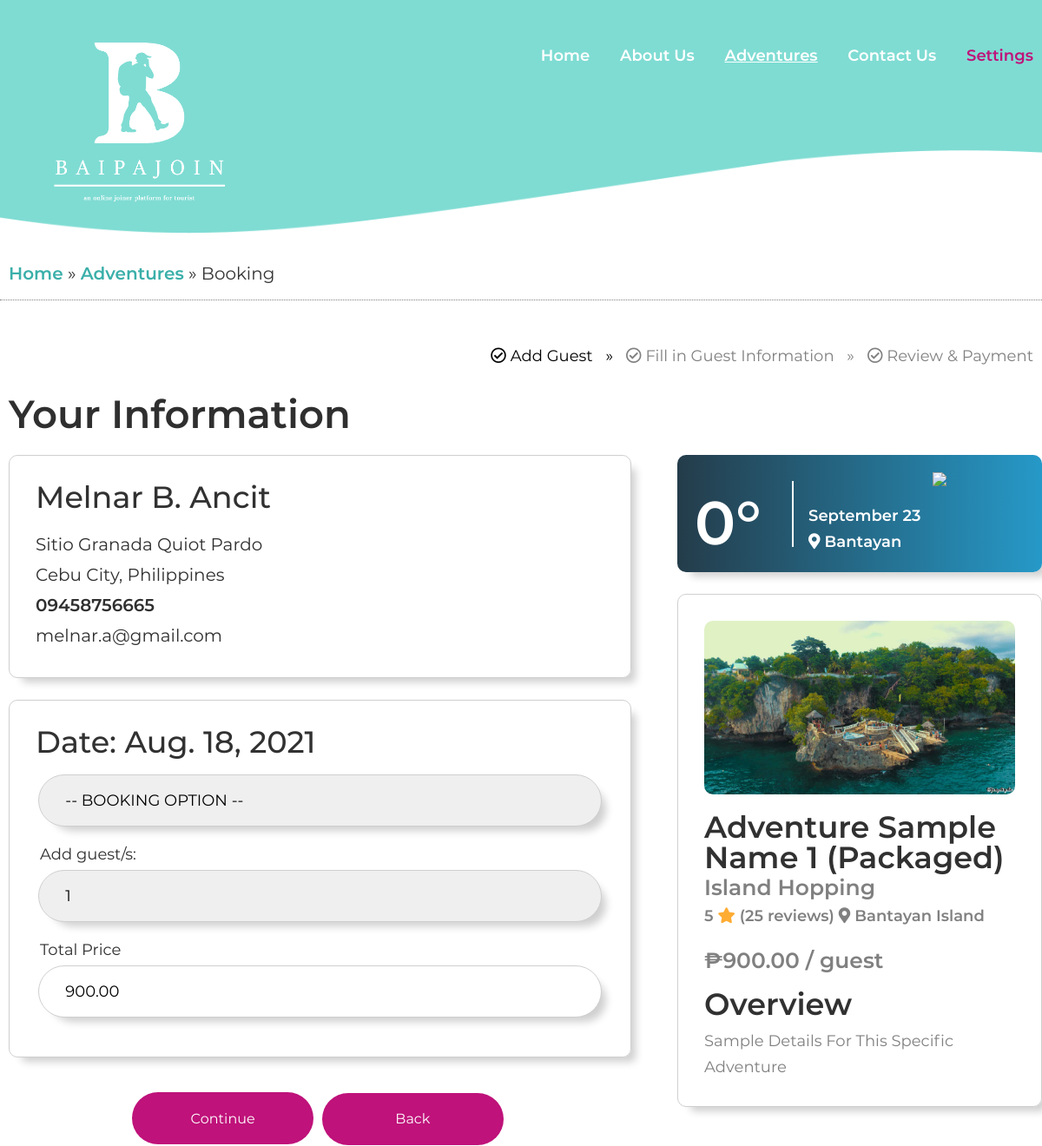
The page /book.php?id=4 (signed in, upper part) on the database as committed earlier.
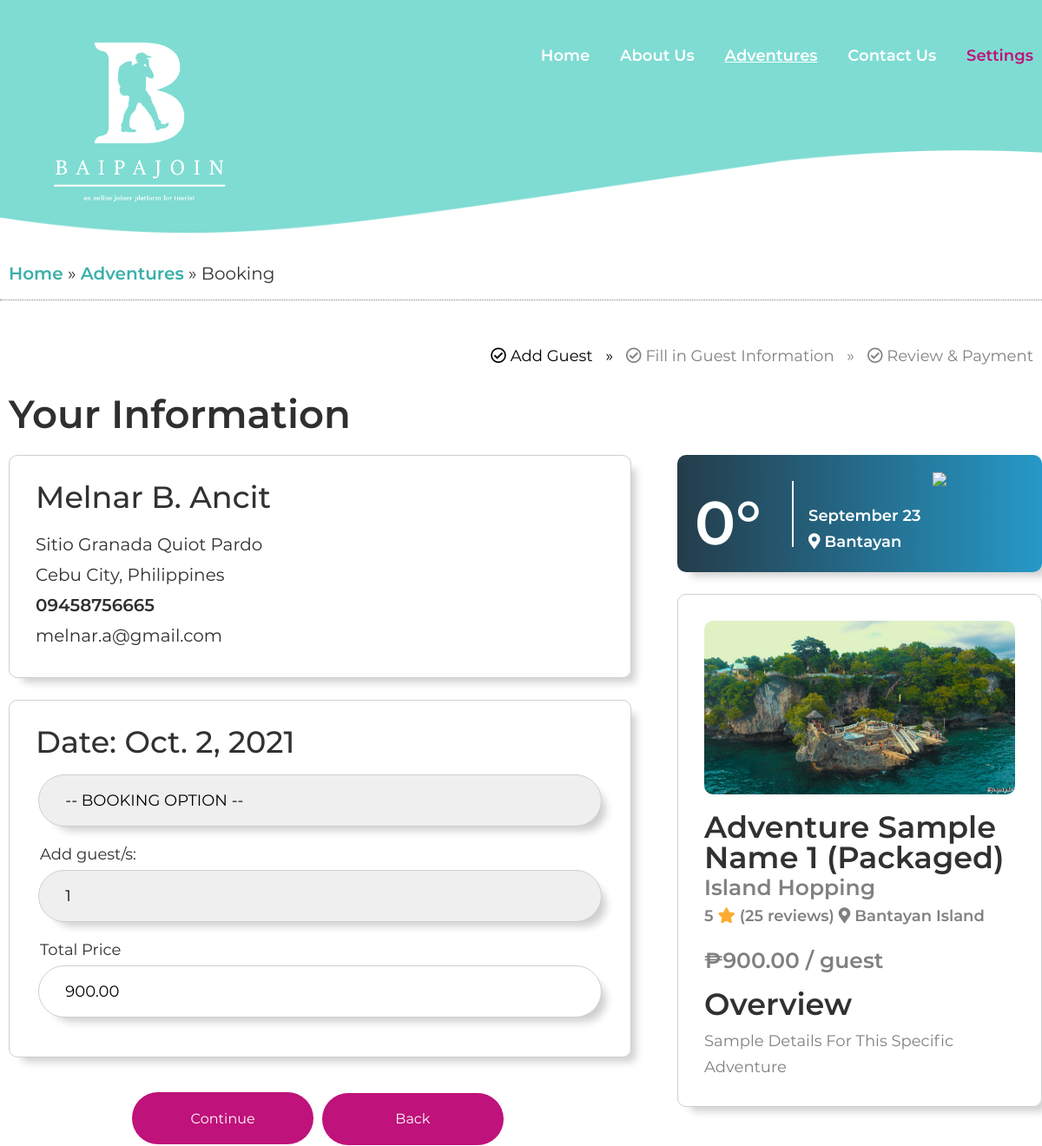
The same page on the database as committed later.
### tables this page shows
CREATE TABLE `adventure` (
  `adv_id` int(11) NOT NULL,
  `adv_images` varchar(200) NOT NULL,
  `adv_name` varchar(50) NOT NULL,
  `adv_kind` varchar(25) NOT NULL,
  `adv_type` varchar(15) NOT NULL,
  `adv_address` varchar(50) NOT NULL,
  `adv_town` varchar(50) NOT NULL,
  `adv_totalcostprice` decimal(7,2) NOT NULL,
  `adv_date` date NOT NULL,
  `adv_details` varchar(500) NOT NULL,
  `adv_postedDate` date NOT NULL,
  `adv_maxguests` int(3) DEFAULT NULL,
  `adv_currentGuest` int(3) DEFAULT NULL,
  `adv_itineraryImg` varchar(50) NOT NULL,
  `adv_status` varchar(25) NOT NULL,
  `orga_id` int(11) NOT NULL
);

### extensions/db.php (called while the page is built, shortened)
<?php
	class DB
	{
		static $hostname = "localhost";
		static $dbname = "baipajoin";
		static $username  = "root";
		static $password = "";
		public static function query($sql, $params=array(), $transactType)
		{
			$rows = array();
			try
			{
				$db = new PDO("mysql:host=". self::$hostname ."; dbname=". self::$dbname,  self::$username,  self::$password);
				$db->setAttribute(PDO::ATTR_ERRMODE, PDO::ERRMODE_EXCEPTION);
				$cmd = $db->prepare($sql);
				$cmd->execute($params);
				if($transactType == "READ")
					$rows = $cmd->fetchAll();
				else
					$rows = $db->lastInsertId();
			}
			catch(PDOException $e)
			{
				echo $e->getMessage();
			}
			return $rows;
		}
	}
?>

### extensions/functions.php (called while the page is built, shortened)
<?php
function limit_text($text, $limit) {
    return $text;
}
function get_current_weather_location($location) {
	$curl = curl_init();
    $query = 'api.openweathermap.org/data/2.5/weather?q='.$location.'&units=metric&appid=162cd8759db84c387321be37f9a939d4';
	$response = curl_exec($curl);
	return $response;
}
function weather_bg($weather){
	$bg_color = "";
	if($weather == "Clear")
		$bg_color = "background:linear-gradient(to right, rgba(246,161,32,1), rgba(249,218,46,1));";
	elseif($weather == "Clouds")
		$bg_color = "background:linear-gradient(to right, rgba(64,178,205,1), rgba(205,223,87,1));";
	elseif($weather == "Snow")
		$bg_color = "background:linear-gradient(to right, rgba(64,178,205,1), rgba(205,223,87,1));";
	elseif($weather == "Rain")
		$bg_color = "background:linear-gradient(to right, rgba(41,62,157,1), rgba(10,148,219,1));";
	elseif($weather == "Drizzle")
		$bg_color = "background:linear-gradient(to right, rgba(41,62,157,1), rgba(10,148,219,1));";
	elseif($weather == "Thunderstorm")
		$bg_color = "background:linear-gradient(to right, rgba(36,60,74,1), rgba(38,153,200,1));";
	else
		$bg_color = "background:linear-gradient(to right, rgba(36,60,74,1), rgba(38,153,200,1));";
	return $bg_color;
}

### book.php (the view, shortened to what the changed rows need)
<?php
	include("extensions/functions.php");
	require_once("extensions/db.php");
?>
<?php include("includes/head.php"); ?>
</head>
	<body>
		<div class="protect-me">
		<div class="clearfix">
<div id="main_area">
	<div class="wrapper">
		<div class="main_con">
			<?php
				if(isset($_SESSION['joiner'])) {
					$user = DB::query("SELECT * FROM joiner WHERE joiner_id = ?", array($_SESSION['joiner']), "READ");
					$adv = DB::query("SELECT * FROM adventure WHERE adv_id = ?", array($_GET['id']), "READ");
					if(count($user)>0 && count($adv)>0){
						$user = $user[0];
						$adv = $adv[0];
						$images = $adv['adv_images'];
						$image = explode(",", $images);
						$totalImagesNum = count($image) - 1;
						$displayImage = rand(1,$totalImagesNum);
						$result = get_current_weather_location($adv[6]);
						$weather = json_decode($result, true);
						$style = weather_bg($weather['weather'][0]['main']);
			?>
			<main>
				<ul class="sub-breadcrumbs">
					<li class="ongoing"><i class="far fa-check-circle"></i> Add Guest <span>&#187;</span></li>
					<li><i class="far fa-check-circle"></i> Fill in Guest Information <span>&#187;</span></li>
					<li><i class="far fa-check-circle"></i> Review & Payment</li>
				</ul>
				<div class="place_info">
					<div class="side_info">
						<div class="weather" style="<?php echo $style; ?>">
							<?php
								echo "
								<ul>
									<li>".$weather['weather'][0]['main']." <span>".ceil($weather['main']['temp'])."°</span></li>
									<li>".date("F j")." <span><i class='fas fa-map-marker-alt'></i> ".$adv[6]."</span></li>
									<li><img src='http://openweathermap.org/img/wn/{$weather['weather'][0]['icon']}@2x.png'></li>
								</ul>
								";
							?>
						</div>
						<div class="book_info">
							<figure>
								<?php
									echo "<img src='images/organizers/".$adv['orga_id']."/$image[$displayImage]' alt=''>";
								?>
							</figure>
							<section>
								<h2><?php echo $adv['adv_name']." (".$adv['adv_type'].")"; ?> <span><?php echo $adv['adv_kind']; ?></span> </h2>
								<ul class="title_info1">
									<li>5 <i class="fas fa-star"></i> <q>(25 reviews)</q></li>
									<li><i class="fas fa-map-marker-alt"></i> <address><?php echo $adv['adv_address']; ?></address></li>
								</ul>
								<p>₱<?php echo $_SESSION['price']; ?> / guest</p>
							</section>
							<section>
								<h2>Overview</h2>
								<p><?php echo limit_text($adv['adv_details'], 30) ?></p>
							</section>
						</div>
					</div>
					<div class="main_info">
						<h1>Your Information</h1>
						<section>
							<?php
							echo "
							<h2>".$user['joiner_fname']." ".$user['joiner_mi'].". ".$user['joiner_lname']."</h2>
							<ul>
								<li>".$user['joiner_address']."</li>
								<li>Cebu City, Philippines</li>
								<li>".$user['joiner_phone']."</li>
								<li>".$user['joiner_email']."</li>
							</ul>
							";
							?>
						</section>
						<form method="post" action="book-guest.php?id=<?php echo $_GET['id']; ?>">
							<section>
								<h2><?php echo "Date: ".date('M. j, Y', strtotime($adv['adv_date'])); ?></h2>
								<select name="cboOption" onclick="checkBooking(this.value);" required>
									<option value="">-- BOOKING OPTION --</option>
								</select>
								<label>Add guest/s:</label>
								<select name="cboGuests" id="cboGuests" onclick="displayTotalPrice(this.value)" required>
									<?php
										for($i=1; $i<=$adv['adv_maxguests']-$adv['adv_currentGuest']; $i++){
											echo "<option value='".$i."'>".$i."</option>";
										}
									?>
								</select>
								<label>Total Price</label>
								<input type="number" name="numTotal" id="totalPrice" value="<?php echo $_SESSION['price']; ?>" readonly required>
							</section>
							<button class="edit" type="submit" name="btnCont1">Continue</button>
							<a href="place.php?id=<?php echo $_GET['id']; ?>" class="edit">Back</a>
						</form>
					</div>
				</div>
			</main>
			<?php
				}
			}
			?>
		</div>
	</div>
</div>
<?php include("includes/footer.php"); ?>

Rows that differ between the two databases and show on the page:
changed adventure "Adventure Sample Name 1": adv_date "Aug. 18, 2021" → "Oct. 2, 2021"
